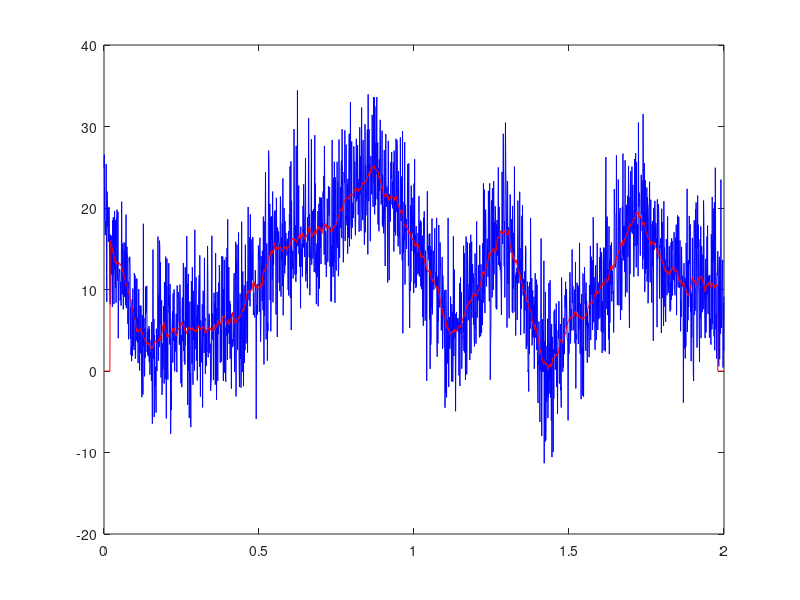

Write the MATLAB code that produced this figure.
% Mean Smoothing of a time series

% Create the signal

srate = 1000; % sample rate in Hz
time = 0 : 1/srate : 2;
n = length(time);
p = 15; % number of poles (?)

noiseamp = 5;

ampl = interp1(rand(p,1)*30, linspace(1,p,n));
noise = noiseamp*randn(size(time));
signal = ampl + noise;

filteredSignal = zeros(size(signal));

% Note, the initialization for filtered signal puts 0 at the ends
% to remove any irregularities with the smoothing

% Mean filter
k = 20; % the higher the k, the 'smoother'
for i = k+1 : n-k-1
    filteredSignal(i) = mean(signal(i-k:i+k));
end

% Plot the signals together to see
plot(time, signal, 'b', time, filteredSignal, 'r');




